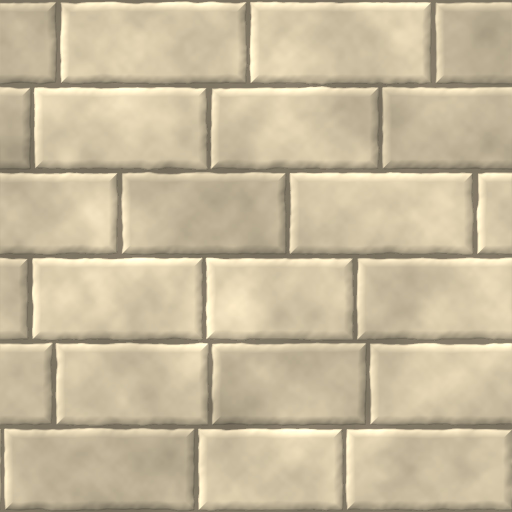
#> input picture assets/town3d/tex/basestone.jpg, 1024 x 1024 px (shown at 1/2 size)
$ python env_smooth.py
#> lines starting #> are read from the running program, lines starting #| are printed output that depends on the picture
"""예전 빌더 지형 텍스처(assets/env/*.png, 64 px 도트) 가운데 지금도 보이는 것을 매끈한 손그림 텍스처로 바꿈 — 2026-11-20.

Usage:  python3 tools/ui/env_smooth.py   ->  assets/env/{stone_wall,cobble,dirt,plaster_blue,boss_floor}.png (256 px) + /tmp/pixel/env_after.png

보이는 곳(빌더 존 메시 중 nature.js·town3d가 숨기지 않는 것): 독버섯 군락지·서리 고원·용의 유적·안개 골짜기의 고지대 벽·경사로·돌 바닥 패치.
원본 그림은 이미 저장소에 있는 손그림 텍스처(마을 tools/town/texgen*.py, 숲 tools/blender/paint.py 결과)를 쓰고, 예전 도트 텍스처의
평균 색에 맞춰 밝기 비율만 옮김(같은 UV·같은 반복 — 지형 배치는 그대로). 게임은 이 경로를 Linear + 밉맵으로 읽음(render.js `tex`).
"""
import os
import numpy as np
from PIL import Image
ROOT = os.path.dirname(os.path.dirname(os.path.dirname(os.path.abspath(__file__))))
ENV, TOWN, FOREST = (os.path.join(ROOT, 'assets', p) for p in ('env', 'town3d/tex', 'forest/tex'))
N = 256
# env name -> (source, extra colour multiply)
MAP = {'stone_wall': (os.path.join(TOWN, 'basestone.jpg'), None), 'cobble': (os.path.join(TOWN, 'cobble.jpg'), None),
       'dirt': (os.path.join(FOREST, 'g_path.jpg'), None), 'plaster_blue': (os.path.join(TOWN, 'plaster.jpg'), None),
       'boss_floor': (os.path.join(FOREST, 'g_magic_soil_dark.jpg'), None)}
# the old pixel textures' mean colours (measured once from the 64 px originals, git 2026-11-19), so the re-made ones keep the zones' look
OLD_MEAN = {'stone_wall': (140, 136, 130), 'cobble': (181, 168, 148), 'dirt': (174, 140, 99), 'plaster_blue': (213, 224, 234), 'boss_floor': (118, 104, 136)}

def make(name):
#> called with name = 'stone_wall'
    src, _ = MAP[name]
    a = np.asarray(Image.open(src).convert('RGB').resize((N, N), Image.LANCZOS), float)
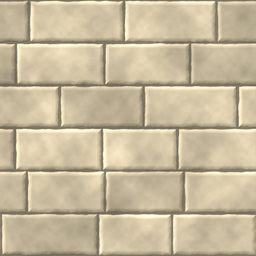
#> a: shape (256, 256, 3) float64; mean R, G, B 199.6, 186, 157.1
    lum = a.mean(axis=2, keepdims=True); k = lum / lum.mean()                      # detail as brightness ratio
#> after `lum = a.mean(axis=2, keepdims=True)`:
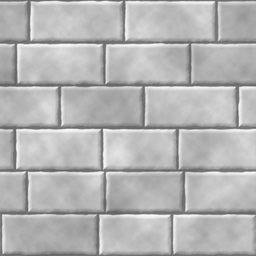
#> lum: shape (256, 256, 1) float64; min 95.67, max 251.3, mean 180.9
#> after `k = lum / lum.mean()`:
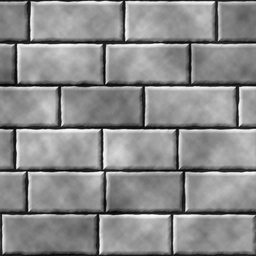
#> k: shape (256, 256, 1) float64; min 0.529, max 1.39, mean 1; drawn with min black and max white
    tgt = np.array(OLD_MEAN[name], float)[None, None, :]
    col = np.clip(tgt * (0.55 + 0.45 * k) + (a - a.mean(axis=(0, 1))) * 0.12, 0, 255)   # mostly target colour, keep a little of the painted hue variation
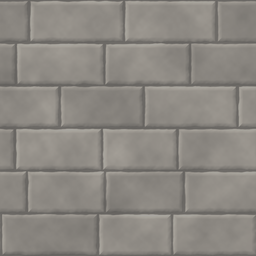
#> col: shape (256, 256, 3) float64; mean R, G, B 140, 136, 130
    return Image.fromarray(col.astype(np.uint8), 'RGB')

if __name__ == '__main__':
    os.makedirs('/tmp/pixel', exist_ok=True); out = []
    for n in MAP:
        im = make(n); im.save(os.path.join(ENV, n + '.png'), optimize=True); out.append(im); print(n, im.size)
#> pass 2 of the loop `for n in MAP:`:
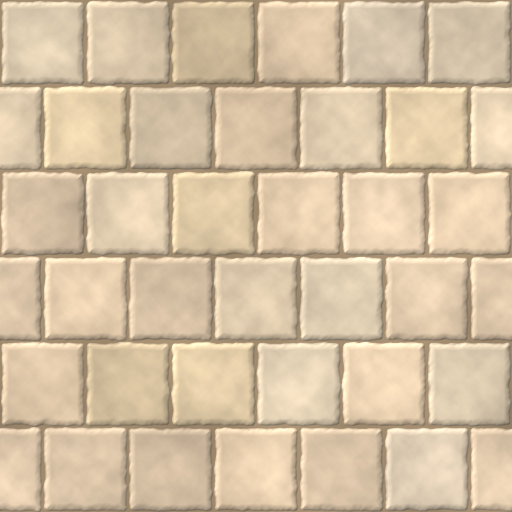
#> input picture assets/town3d/tex/cobble.jpg, 1024 x 1024 px (shown at 1/2 size)
#> in make (call 2), `k = lum / lum.mean()`:
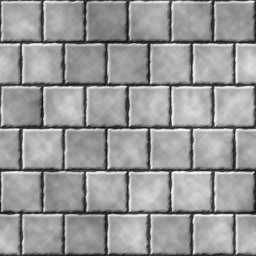
#> k: shape (256, 256, 1) float64; min 0.536, max 1.3, mean 1; drawn with min black and max white
#> in make (call 2), `col = np.clip(tgt * (0.55 + 0.45 * k) + (a - a.mean(axis=(0, 1))) * 0...`:
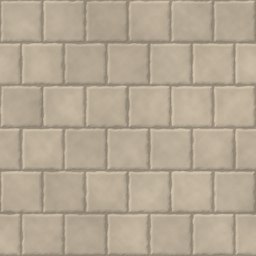
#> col: shape (256, 256, 3) float64; mean R, G, B 181, 168, 148
#> (the run stopped early here; a loop or call above may not have finished)
